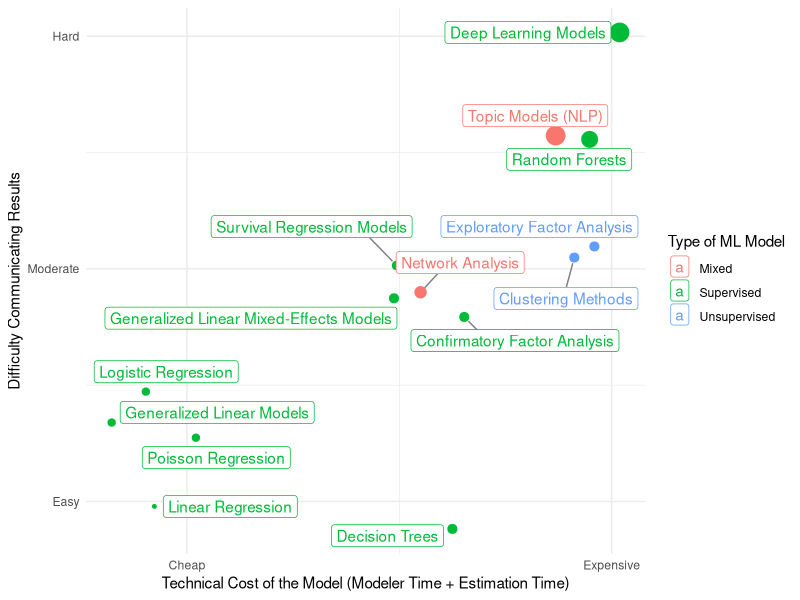

Write the R code that produced this figure.
## ---- chunk 1
library(dplyr)
library(ggplot2)
library(ggrepel)
library(tibble)

n_lm <- 30
jitter_seed <- 100

df <- tibble::tibble(
  METHOD = c(
    "Linear Regression",
    "Logistic Regression",
    "Poisson Regression",
    "Generalized Linear Models",
    "Generalized Linear Mixed-Effects Models",
    "Survival Regression Models",
    "Decision Trees",
    "Random Forests",
    "Deep Learning Models",
    "Topic Models (NLP)",
    "Network Analysis",
    "Confirmatory Factor Analysis",
    "Clustering Methods",
    "Exploratory Factor Analysis"
  ),
  # 1 - Very easily explained
  # 2 - Somewhat easily explained
  # 3 - Moderately difficult to explain
  # 4 - Hard to explain
  # 5 - Good luck
  EXPLAINABLE = c(
    1, 2, 2, 2,
    3, 3, 1, 4,
    5, 4, 3, 3, 
    3, 3
  ),
  MODEL_OVERSIGHT = c(
    1, 1, 1, 1,
    2, 2, 2, 3,
    3, 3, 2, 2, 
    3, 3
  ),
  SAMPLE = c(
    n_lm, 5*n_lm, 5*n_lm, 5*n_lm,
    10*n_lm, 8*n_lm, 10*n_lm, 50*n_lm,
    75*n_lm, 75*n_lm, 20*n_lm, 10*n_lm, 
    10*n_lm, 10*n_lm
  ),
  ML_CLASS = c(
    rep("Supervised", 9), "Mixed", "Mixed", "Supervised", "Unsupervised",
    "Unsupervised"
  )
)

ggplot2::ggplot(
  data = df,
  ggplot2::aes(
    x = MODEL_OVERSIGHT,
    y = EXPLAINABLE,
    color = ML_CLASS,
    size = SAMPLE
  )
) +
  ggplot2::theme_minimal() +
  ggplot2::geom_point(position = position_jitter(seed = jitter_seed)) +
  ggplot2::scale_size(guide = "none") +
  ggplot2::labs(
    x = "Technical Cost of the Model (Modeler Time + Estimation Time)",
    y = "Difficulty Communicating Results",
    color = "Type of ML Model"
  ) +
  ggrepel::geom_label_repel(aes(label = METHOD, x = MODEL_OVERSIGHT, y = EXPLAINABLE,
                                color = ML_CLASS),
                            box.padding   = 0.35, 
                            point.padding = 0.5,
                            segment.color = 'grey50',
                            inherit.aes = FALSE,
                            position = position_jitter(seed = jitter_seed)) +
  ggplot2::scale_x_continuous(
    labels = c("Cheap", "Expensive"),
    breaks = c(1, 3)
  ) +
  ggplot2::scale_y_continuous(
    labels = c("Easy", "Moderate" ,"Hard"),
    breaks = c(1.25, 3.125, 5)
    )
